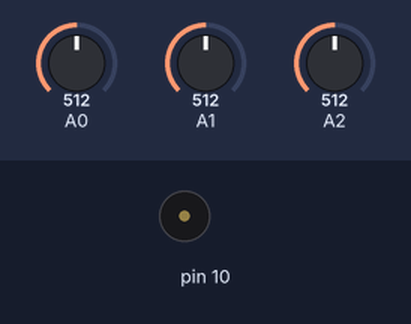
This sketch was run on a simulated Arduino Uno, built with avr-gcc and run on an emulated ATmega328P. Parts: buzzer (waves = sounding). Inputs (shaded band) come from the test bench; at power-on: A0 = 512, A1 = 512, A2 = 512.

Above: at 1.2 s.
1.3 s: A0 set to 934
2.8 s: A0 set to 953
At 3.2 s:
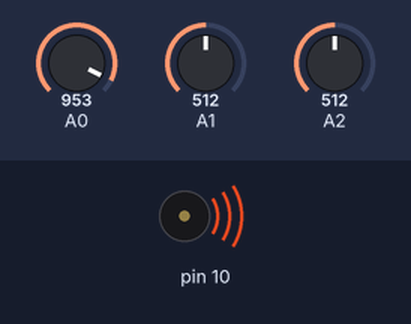
4.3 s: A0 set to 931
At 5.5 s:
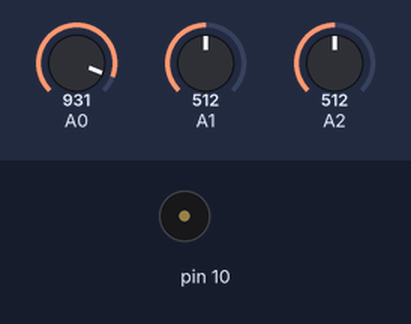
5.8 s: A0 set to 951
At 7.0 s:
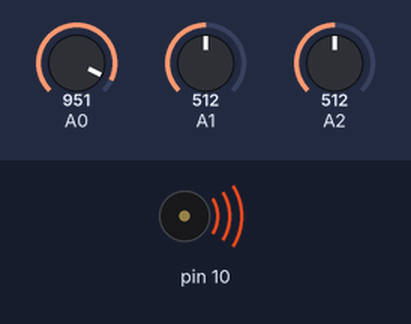
Timing chart, 0 to 8.3 s (numbered marks = the images above; inputs shaded):
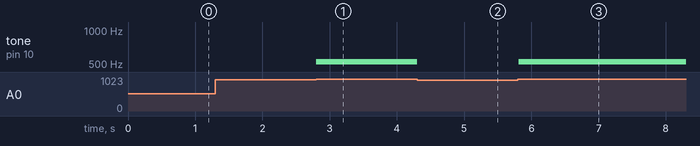

Measured:
- the behaviour switches between 941 and 942 on A0 (found by bisection; images 0 and 1)
- after the input at 1.3 s, every drawn part: stays the same
- after the input at 2.8 s, tone on pin 10: silent → 523 Hz at once
- after the input at 4.3 s, tone on pin 10: 523 Hz → silent at once
- after the input at 5.8 s, tone on pin 10: silent → 523 Hz at once

The sketch:

safety_sensors2.ino
```cpp
int x = 0;
int y = 0;
int z = 0;

void setup()
{
  pinMode(A0,INPUT);
  pinMode(A1,INPUT);
  pinMode(A2,INPUT);
  pinMode(10,OUTPUT);
}

void loop()
{
  x = analogRead(A0);
  y = analogRead(A1);
  z = analogRead(A2);

  if(x > 941 || y > 941 || z > 941) {
  	tone(10, 523, 1000);
  }
  else noTone(10);
  delay(10);
}
```
